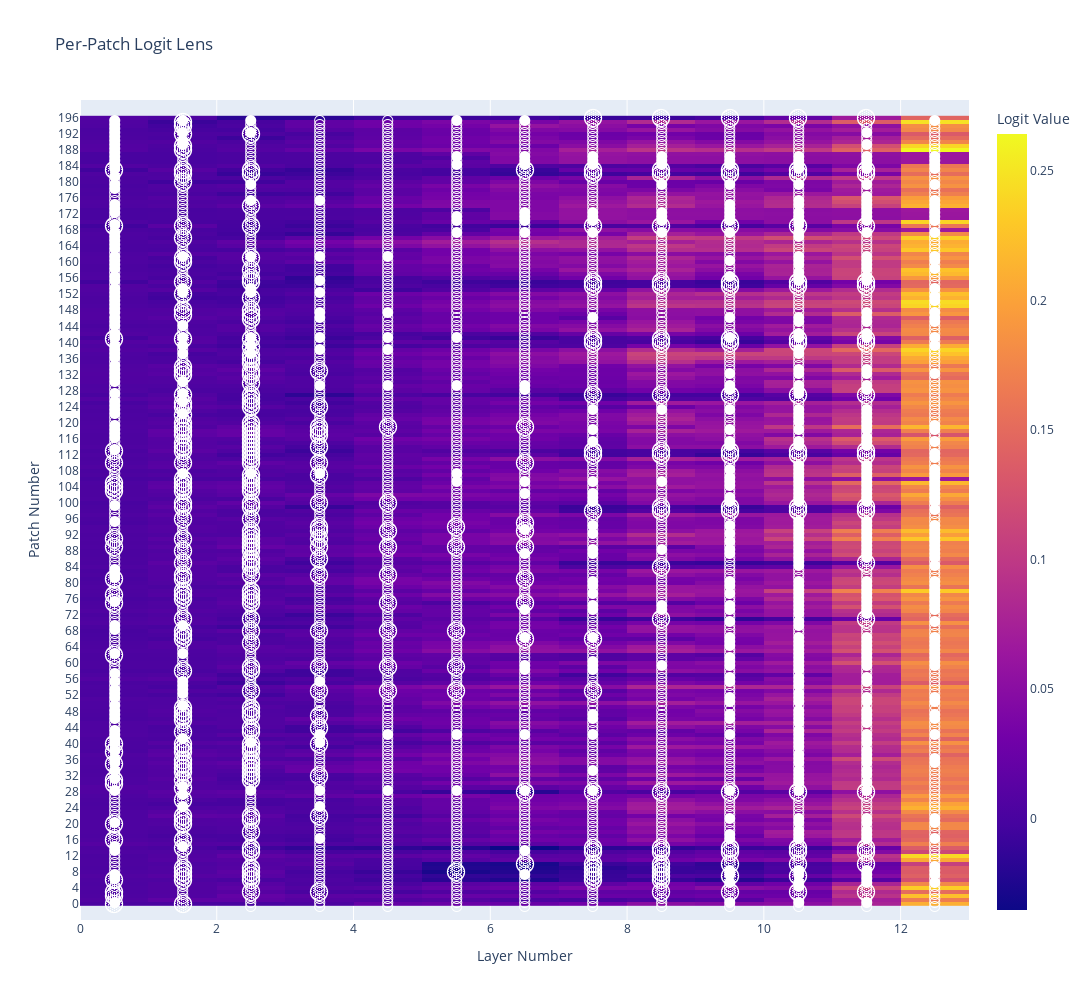

Notebook code for this chart:
### Markdown cell above
### Emoji logit lens
It'd be nice to have a clearer visual representation of what is happening. Let's get the predicted value for each patch for every layer of the net. This is equivalent to passing every layer's output into the classification head and seeing the prediction.

Hover over the emoji logit lens below to see the class name.

### Code cell
from vit_prisma.utils.data_utils.race_emoji import RACE_EMOJI
from vit_prisma.visualization.race_patch_level_logit_lens import display_patch_logit_lens


patch_logit_directions = get_patch_logit_directions(cache, all_answers, incl_mid=False)

patch_dictionary = get_patch_logit_dictionary(patch_logit_directions, batch_idx=0)

display_patch_logit_lens(patch_dictionary, labels=layer_labels[::2], width=1300, height=1000, emoji_size=22)
